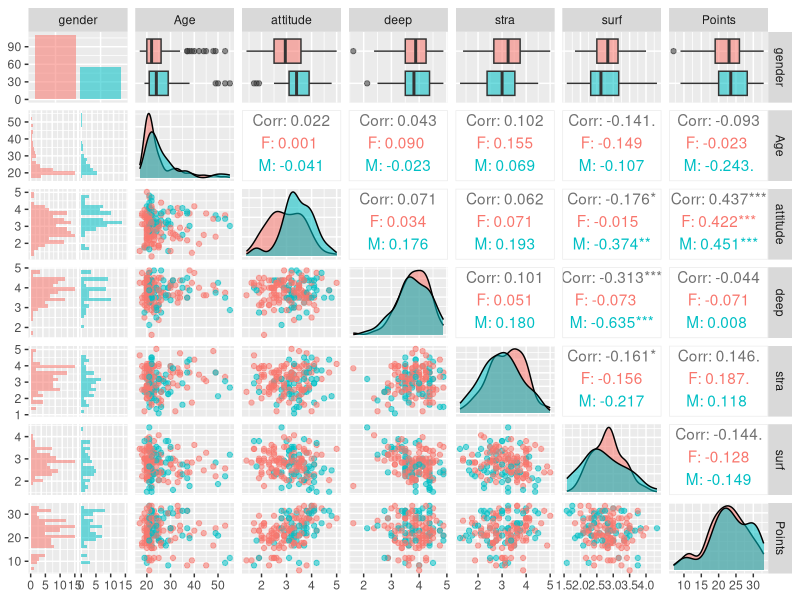
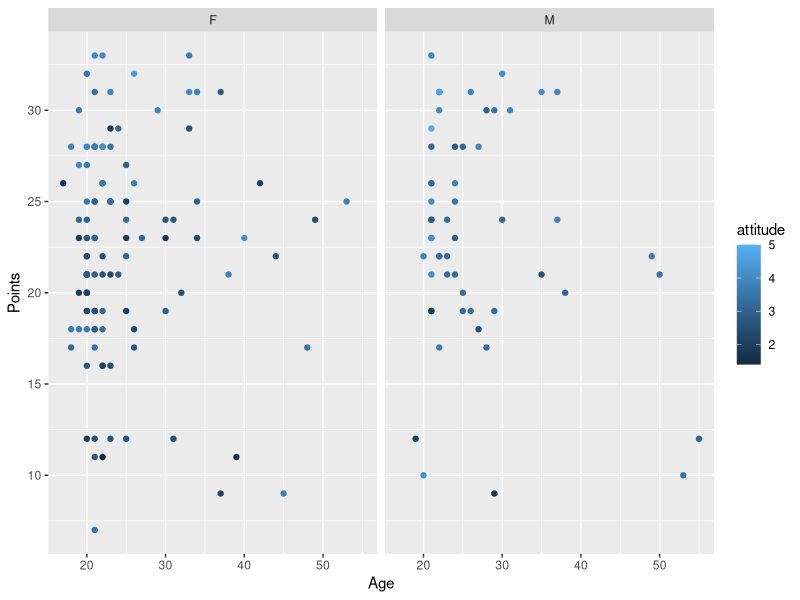
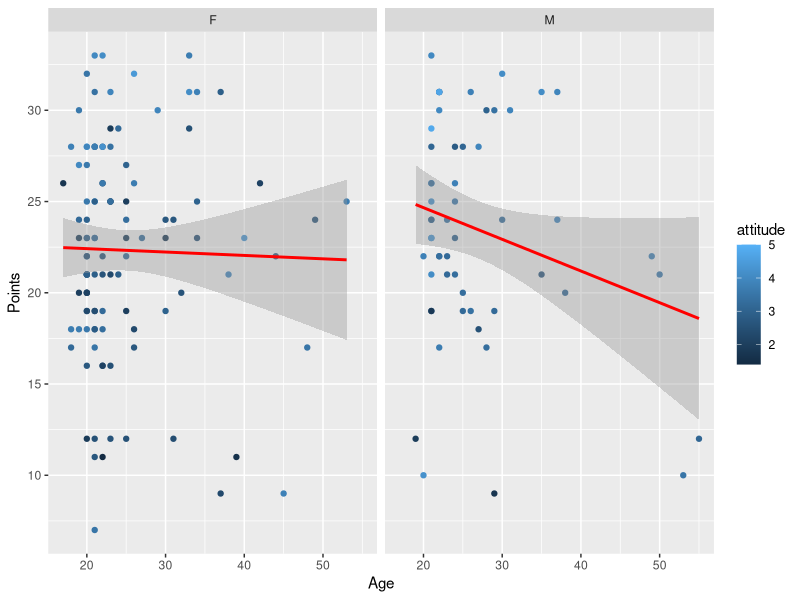
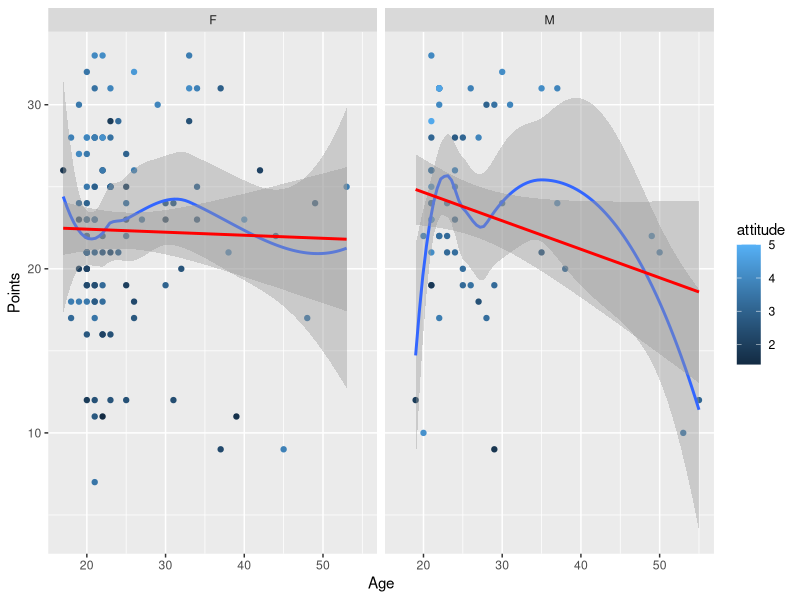

R code for these plots, in order:
## ---- chunk 1
### Install the packages which are needed
### install.packages("ggplot2")
library(ggplot2)

### install.packages("GGally")
library(GGally)
## ---- chunk 2
### Load in the dplyr library that has many usefule functions for data wrangling
library(dplyr)
## ---- chunk 3

lrn2014 <- read.table("data/learning2014.csv", sep=",",  header=TRUE)

## ---- chunk 4
###lrn2014 <- read.table("http://s3.amazonaws.com/assets.datacamp.com/production/course_2218/datasets/learning2014.txt", sep=",", header=TRUE)
## ---- chunk 5

## ---- chunk 6
str(lrn2014)



## ---- chunk 7
dim(lrn2014)
## ---- chunk 8
head(lrn2014, 10)
## ---- chunk 9
#ggplot(lrn2014, aes(x= gender, y=points)) + geom_point()
#ggplot(lrn2014, aes(x= age, y=points)) + geom_point()
#ggplot(lrn2014, aes(x= attitude, y=points)) + geom_point()
#ggplot(lrn2014, aes(x= deep, y=points)) + geom_point()
#ggplot(lrn2014, aes(x= stra, y=points)) + geom_point()
#ggplot(lrn2014, aes(x= surf, y=points)) + geom_point()

## ---- chunk 10
ggpairs(lrn2014[-1], mapping = aes(col = gender, alpha = 0.3), lower = list(combo = wrap("facethist", bins = 20)))

### p2 <- pairs(learning2014, , col=learning2014$gender) 
## ---- chunk 11
#age --> Age, points --> Points
ggplot(lrn2014, aes(x= Age, y=Points, col=attitude)) + geom_point() + facet_grid(. ~ gender)
## ---- chunk 12
#age --> Age
ggplot(lrn2014, aes(x= Age, y=Points, col=attitude)) + geom_point() + facet_grid(. ~ gender) + stat_smooth(method="lm", col="red")
## ---- chunk 13
#age --> Age
ggplot(lrn2014, aes(x= Age, y=Points, col=attitude)) + geom_point() + facet_grid(. ~ gender) + geom_smooth() +stat_smooth(method="lm", col="red")
